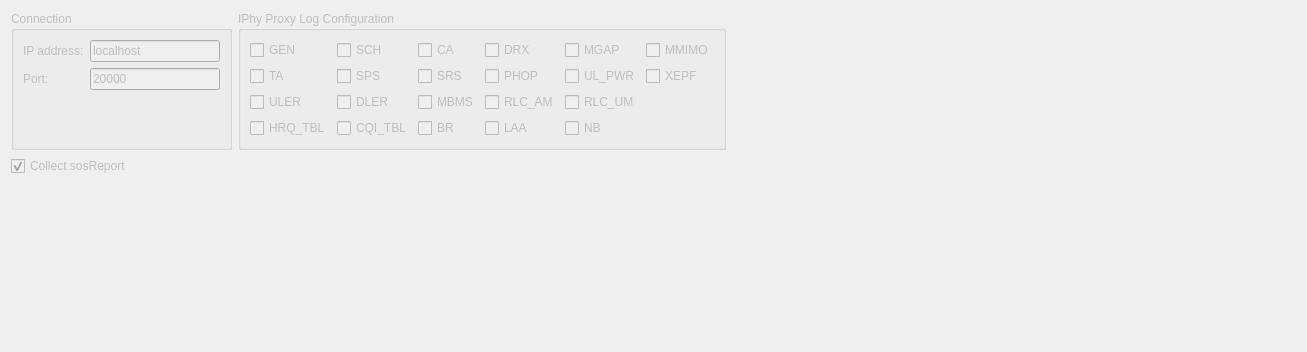
            <widget class="QWidget" name="tab_iphy">
             <attribute name="title">
              <string>IPhy</string>
             </attribute>
             <layout class="QGridLayout" name="gridLayout_25">
              <item row="0" column="1">
               <widget class="QGroupBox" name="gb_iphy_proxies">
                <property name="enabled">
                 <bool>false</bool>
                </property>
                <property name="title">
                 <string>IPhy Proxy Log Configuration</string>
                </property>
                <layout class="QGridLayout" name="gridLayout_24">
                 <item row="1" column="1">
                  <widget class="QCheckBox" name="cb_iphy_sps">
                   <property name="text">
                    <string>SPS</string>
                   </property>
                  </widget>
                 </item>
                 <item row="2" column="1">
                  <widget class="QCheckBox" name="cb_iphy_dler">
                   <property name="toolTip">
                    <string>HARQ DL Error</string>
                   </property>
                   <property name="text">
                    <string>DLER</string>
                   </property>
                  </widget>
                 </item>
                 <item row="1" column="3">
                  <widget class="QCheckBox" name="cb_iphy_phop">
                   <property name="toolTip">
                    <string>PUSCH Hopping</string>
                   </property>
                   <property name="text">
                    <string>PHOP</string>
                   </property>
                  </widget>
                 </item>
                 <item row="1" column="4">
                  <widget class="QCheckBox" name="cb_iphy_ul_pwr">
                   <property name="toolTip">
                    <string>UL Power Control</string>
                   </property>
                   <property name="text">
                    <string>UL_PWR</string>
                   </property>
                  </widget>
                 </item>
                 <item row="1" column="2">
                  <widget class="QCheckBox" name="cb_iphy_srs">
                   <property name="toolTip">
                    <string>Semi-Persistent Scheduling</string>
                   </property>
                   <property name="text">
                    <string>SRS</string>
                   </property>
                  </widget>
                 </item>
                 <item row="3" column="2">
                  <widget class="QCheckBox" name="cb_iphy_br">
                   <property name="toolTip">
                    <string>BR specific logs</string>
                   </property>
                   <property name="text">
                    <string>BR</string>
                   </property>
                  </widget>
                 </item>
                 <item row="3" column="3">
                  <widget class="QCheckBox" name="cb_iphy_laa">
                   <property name="toolTip">
                    <string>LAA specific logs</string>
                   </property>
                   <property name="text">
                    <string>LAA</string>
                   </property>
                  </widget>
                 </item>
                 <item row="3" column="1">
                  <widget class="QCheckBox" name="cb_iphy_cqi_tbl">
                   <property name="toolTip">
                    <string>CQI tables</string>
                   </property>
                   <property name="text">
                    <string>CQI_TBL</string>
                   </property>
                  </widget>
                 </item>
                 <item row="2" column="4">
                  <widget class="QCheckBox" name="cb_iphy_rlc_um">
                   <property name="text">
                    <string>RLC_UM</string>
                   </property>
                  </widget>
                 </item>
                 <item row="2" column="2">
                  <widget class="QCheckBox" name="cb_iphy_mbms">
                   <property name="text">
                    <string>MBMS</string>
                   </property>
                  </widget>
                 </item>
                 <item row="2" column="3">
                  <widget class="QCheckBox" name="cb_iphy_rlc_am">
                   <property name="text">
                    <string>RLC_AM</string>
                   </property>
                  </widget>
                 </item>
                 <item row="3" column="4">
                  <widget class="QCheckBox" name="cb_iphy_nb">
                   <property name="toolTip">
                    <string>NarrowBand IoT</string>
                   </property>
                   <property name="text">
                    <string>NB</string>
                   </property>
                  </widget>
                 </item>
                 <item row="0" column="0">
                  <widget class="QCheckBox" name="cb_iphy_gen">
                   <property name="toolTip">
                    <string>non-feature specific output</string>
                   </property>
                   <property name="text">
                    <string>GEN</string>
                   </property>
                  </widget>
                 </item>
                 <item row="0" column="1">
                  <widget class="QCheckBox" name="cb_iphy_sch">
                   <property name="toolTip">
                    <string>Scheduling</string>
                   </property>
                   <property name="text">
                    <string>SCH</string>
                   </property>
                  </widget>
                 </item>
                 <item row="0" column="4">
                  <widget class="QCheckBox" name="cb_iphy_mgap">
                   <property name="toolTip">
                    <string>Measurement Gaps</string>
                   </property>
                   <property name="text">
                    <string>MGAP</string>
                   </property>
                  </widget>
                 </item>
                 <item row="0" column="3">
                  <widget class="QCheckBox" name="cb_iphy_drx">
                   <property name="text">
                    <string>DRX</string>
                   </property>
                  </widget>
                 </item>
                 <item row="0" column="2">
                  <widget class="QCheckBox" name="cb_iphy_ca">
                   <property name="toolTip">
                    <string>Carrier aggregation</string>
                   </property>
                   <property name="text">
                    <string>CA</string>
                   </property>
                  </widget>
                 </item>
                 <item row="1" column="0">
                  <widget class="QCheckBox" name="cb_iphy_ta">
                   <property name="toolTip">
                    <string>Time Alignment</string>
                   </property>
                   <property name="text">
                    <string>TA</string>
                   </property>
                  </widget>
                 </item>
                 <item row="2" column="0">
                  <widget class="QCheckBox" name="cb_iphy_uler">
                   <property name="toolTip">
                    <string>HARQ UL Error</string>
                   </property>
                   <property name="text">
                    <string>ULER</string>
                   </property>
                  </widget>
                 </item>
                 <item row="3" column="0">
                  <widget class="QCheckBox" name="cb_iphy_hrq_tbl">
                   <property name="toolTip">
                    <string>HARQ tables</string>
                   </property>
                   <property name="text">
                    <string>HRQ_TBL</string>
                   </property>
                  </widget>
                 </item>
                 <item row="0" column="5">
                  <widget class="QCheckBox" name="cb_iphy_mmimo">
                   <property name="toolTip">
                    <string>mMimo specific logs</string>
                   </property>
                   <property name="text">
                    <string>MMIMO</string>
                   </property>
                  </widget>
                 </item>
                 <item row="1" column="5">
                  <widget class="QCheckBox" name="cb_iphy_xepf">
                   <property name="toolTip">
                    <string>Xelement parse filter</string>
                   </property>
                   <property name="text">
                    <string>XEPF</string>
                   </property>
                  </widget>
                 </item>
                </layout>
               </widget>
              </item>
              <item row="0" column="3">
               <spacer name="horizontalSpacer_2">
                <property name="orientation">
                 <enum>Qt::Horizontal</enum>
                </property>
                <property name="sizeHint" stdset="0">
                 <size>
                  <width>570</width>
                  <height>20</height>
                 </size>
                </property>
               </spacer>
              </item>
              <item row="2" column="1">
               <spacer name="verticalSpacer_14">
                <property name="orientation">
                 <enum>Qt::Vertical</enum>
                </property>
                <property name="sizeHint" stdset="0">
                 <size>
                  <width>20</width>
                  <height>165</height>
                 </size>
                </property>
               </spacer>
              </item>
              <item row="0" column="0">
               <widget class="QGroupBox" name="gb_iphy">
                <property name="enabled">
                 <bool>false</bool>
                </property>
                <property name="title">
                 <string>Connection</string>
                </property>
                <layout class="QFormLayout" name="formLayout_16">
                 <property name="fieldGrowthPolicy">
                  <enum>QFormLayout::AllNonFixedFieldsGrow</enum>
                 </property>
                 <item row="0" column="0">
                  <widget class="QLabel" name="label">
                   <property name="text">
                    <string>IP address:</string>
                   </property>
                   <property name="buddy">
                    <cstring>le_epc_ip2</cstring>
                   </property>
                  </widget>
                 </item>
                 <item row="0" column="1">
                  <widget class="QLineEdit" name="le_epc_ip2">
                   <property name="minimumSize">
                    <size>
                     <width>130</width>
                     <height>0</height>
                    </size>
                   </property>
                   <property name="text">
                    <string>localhost</string>
                   </property>
                  </widget>
                 </item>
                 <item row="1" column="0">
                  <widget class="QLabel" name="label_16">
                   <property name="text">
                    <string>Port:</string>
                   </property>
                   <property name="buddy">
                    <cstring>le_epc_port2</cstring>
                   </property>
                  </widget>
                 </item>
                 <item row="1" column="1">
                  <widget class="QLineEdit" name="le_epc_port2">
                   <property name="minimumSize">
                    <size>
                     <width>130</width>
                     <height>0</height>
                    </size>
                   </property>
                   <property name="text">
                    <string>20000</string>
                   </property>
                  </widget>
                 </item>
                </layout>
               </widget>
              </item>
              <item row="1" column="0">
               <widget class="QCheckBox" name="cb_iphy_sosreport">
                <property name="enabled">
                 <bool>false</bool>
                </property>
                <property name="text">
                 <string>Collect sosReport</string>
                </property>
                <property name="checked">
                 <bool>true</bool>
                </property>
               </widget>
              </item>
             </layout>
            </widget>
